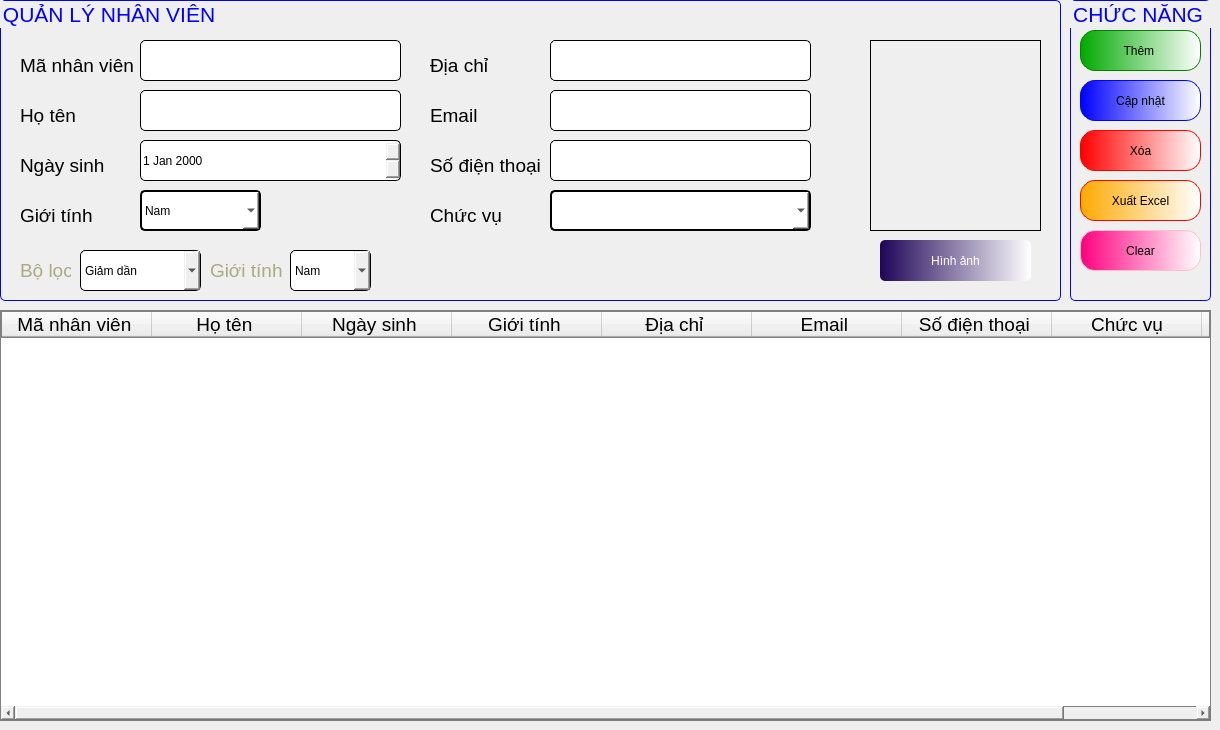
      <widget class="QWidget" name="tab_7">
       <attribute name="title">
        <string>Nhân viên</string>
       </attribute>
       <widget class="QGroupBox" name="groupBox_11">
        <property name="enabled">
         <bool>true</bool>
        </property>
        <property name="geometry">
         <rect>
          <x>0</x>
          <y>0</y>
          <width>1061</width>
          <height>301</height>
         </rect>
        </property>
        <property name="font">
         <font>
          <family>Tahoma</family>
          <pointsize>16</pointsize>
         </font>
        </property>
        <property name="styleSheet">
         <string notr="true">QGroupBox{
border-radius: 5px;
border:0.5px solid blue;
color:blue;
}</string>
        </property>
        <property name="title">
         <string>QUẢN LÝ NHÂN VIÊN </string>
        </property>
        <property name="checkable">
         <bool>false</bool>
        </property>
        <widget class="QLabel" name="label_71">
         <property name="geometry">
          <rect>
           <x>20</x>
           <y>50</y>
           <width>121</width>
           <height>31</height>
          </rect>
         </property>
         <property name="font">
          <font>
           <family>Tahoma</family>
           <pointsize>14</pointsize>
          </font>
         </property>
         <property name="text">
          <string>Mã nhân viên </string>
         </property>
        </widget>
        <widget class="QLabel" name="label_72">
         <property name="geometry">
          <rect>
           <x>20</x>
           <y>100</y>
           <width>101</width>
           <height>31</height>
          </rect>
         </property>
         <property name="font">
          <font>
           <family>Tahoma</family>
           <pointsize>14</pointsize>
          </font>
         </property>
         <property name="text">
          <string>Họ tên</string>
         </property>
        </widget>
        <widget class="QLabel" name="label_73">
         <property name="geometry">
          <rect>
           <x>20</x>
           <y>150</y>
           <width>111</width>
           <height>31</height>
          </rect>
         </property>
         <property name="font">
          <font>
           <family>Tahoma</family>
           <pointsize>14</pointsize>
          </font>
         </property>
         <property name="text">
          <string>Ngày sinh </string>
         </property>
        </widget>
        <widget class="QLabel" name="label_74">
         <property name="geometry">
          <rect>
           <x>20</x>
           <y>200</y>
           <width>111</width>
           <height>31</height>
          </rect>
         </property>
         <property name="font">
          <font>
           <family>Tahoma</family>
           <pointsize>14</pointsize>
          </font>
         </property>
         <property name="text">
          <string>Giới tính</string>
         </property>
        </widget>
        <widget class="QLabel" name="label_75">
         <property name="geometry">
          <rect>
           <x>430</x>
           <y>50</y>
           <width>111</width>
           <height>31</height>
          </rect>
         </property>
         <property name="font">
          <font>
           <family>Tahoma</family>
           <pointsize>14</pointsize>
          </font>
         </property>
         <property name="text">
          <string>Địa chỉ </string>
         </property>
        </widget>
        <widget class="QLabel" name="label_76">
         <property name="geometry">
          <rect>
           <x>430</x>
           <y>100</y>
           <width>111</width>
           <height>31</height>
          </rect>
         </property>
         <property name="font">
          <font>
           <family>Tahoma</family>
           <pointsize>14</pointsize>
          </font>
         </property>
         <property name="text">
          <string>Email </string>
         </property>
        </widget>
        <widget class="QLineEdit" name="lineMaNhanVien">
         <property name="enabled">
          <bool>false</bool>
         </property>
         <property name="geometry">
          <rect>
           <x>140</x>
           <y>40</y>
           <width>261</width>
           <height>41</height>
          </rect>
         </property>
         <property name="styleSheet">
          <string notr="true">QLineEdit{
font: 16pt &quot;Tahoma&quot;;
border-radius:5px;
border: 1px solid black;
}</string>
         </property>
         <property name="text">
          <string/>
         </property>
        </widget>
        <widget class="QLineEdit" name="lineTenNhanVien">
         <property name="geometry">
          <rect>
           <x>140</x>
           <y>90</y>
           <width>261</width>
           <height>41</height>
          </rect>
         </property>
         <property name="styleSheet">
          <string notr="true">QLineEdit{
font: 16pt &quot;Tahoma&quot;;
border-radius:5px;
border: 1px solid black;
}</string>
         </property>
         <property name="text">
          <string/>
         </property>
        </widget>
        <widget class="QLabel" name="label_77">
         <property name="geometry">
          <rect>
           <x>430</x>
           <y>150</y>
           <width>111</width>
           <height>31</height>
          </rect>
         </property>
         <property name="font">
          <font>
           <family>Tahoma</family>
           <pointsize>14</pointsize>
          </font>
         </property>
         <property name="text">
          <string>Số điện thoại </string>
         </property>
        </widget>
        <widget class="QLineEdit" name="lineDiaChiNV">
         <property name="geometry">
          <rect>
           <x>550</x>
           <y>40</y>
           <width>261</width>
           <height>41</height>
          </rect>
         </property>
         <property name="styleSheet">
          <string notr="true">QLineEdit{
font: 16pt &quot;Tahoma&quot;;
border-radius:5px;
border: 1px solid black;
}</string>
         </property>
         <property name="text">
          <string/>
         </property>
        </widget>
        <widget class="QLineEdit" name="lineEmaiNV">
         <property name="enabled">
          <bool>true</bool>
         </property>
         <property name="geometry">
          <rect>
           <x>550</x>
           <y>90</y>
           <width>261</width>
           <height>41</height>
          </rect>
         </property>
         <property name="styleSheet">
          <string notr="true">QLineEdit{
font: 16pt &quot;Tahoma&quot;;
border-radius:5px;
border: 1px solid black;
}</string>
         </property>
         <property name="text">
          <string/>
         </property>
        </widget>
        <widget class="QLineEdit" name="lineSDT">
         <property name="geometry">
          <rect>
           <x>550</x>
           <y>140</y>
           <width>261</width>
           <height>41</height>
          </rect>
         </property>
         <property name="styleSheet">
          <string notr="true">QLineEdit{
font: 16pt &quot;Tahoma&quot;;
border-radius:5px;
border: 1px solid black;
}</string>
         </property>
         <property name="text">
          <string/>
         </property>
        </widget>
        <widget class="QLabel" name="imgNhanVien">
         <property name="geometry">
          <rect>
           <x>870</x>
           <y>40</y>
           <width>171</width>
           <height>191</height>
          </rect>
         </property>
         <property name="styleSheet">
          <string notr="true">QLabel{
border:1px solid black;
}</string>
         </property>
         <property name="text">
          <string/>
         </property>
         <property name="scaledContents">
          <bool>true</bool>
         </property>
        </widget>
        <widget class="QComboBox" name="cboxGTNV">
         <property name="geometry">
          <rect>
           <x>140</x>
           <y>190</y>
           <width>121</width>
           <height>41</height>
          </rect>
         </property>
         <property name="styleSheet">
          <string notr="true">font: 16pt &quot;Tahoma&quot;;
border:2px solid black;
color: black;
background-color: rgb(255, 255, 255);
border-radius:5px;
</string>
         </property>
         <item>
          <property name="text">
           <string>Nam</string>
          </property>
         </item>
         <item>
          <property name="text">
           <string>Nữ </string>
          </property>
         </item>
        </widget>
        <widget class="QDateEdit" name="dateNhanVien">
         <property name="geometry">
          <rect>
           <x>140</x>
           <y>140</y>
           <width>261</width>
           <height>41</height>
          </rect>
         </property>
         <property name="styleSheet">
          <string notr="true">font: 20pt &quot;Tahoma&quot;;
border-radius:5px;
border:1px solid black;</string>
         </property>
        </widget>
        <widget class="QComboBox" name="cboxSortNV">
         <property name="geometry">
          <rect>
           <x>80</x>
           <y>250</y>
           <width>121</width>
           <height>41</height>
          </rect>
         </property>
         <property name="styleSheet">
          <string notr="true">QComboBox{
font: 16pt &quot;Tahoma&quot;;
	color: rgb(0, 0, 0);
border: 1px solid black;
border-radius:5px;
}</string>
         </property>
         <item>
          <property name="text">
           <string>Giảm dần</string>
          </property>
         </item>
         <item>
          <property name="text">
           <string>Tăng dần</string>
          </property>
         </item>
        </widget>
        <widget class="QLabel" name="label_80">
         <property name="geometry">
          <rect>
           <x>20</x>
           <y>250</y>
           <width>51</width>
           <height>41</height>
          </rect>
         </property>
         <property name="font">
          <font>
           <family>Tahoma</family>
           <pointsize>14</pointsize>
          </font>
         </property>
         <property name="styleSheet">
          <string notr="true">color: rgb(170, 170, 127);</string>
         </property>
         <property name="text">
          <string>Bộ lọc</string>
         </property>
        </widget>
        <widget class="QLabel" name="label_215">
         <property name="geometry">
          <rect>
           <x>430</x>
           <y>200</y>
           <width>111</width>
           <height>31</height>
          </rect>
         </property>
         <property name="font">
          <font>
           <family>Tahoma</family>
           <pointsize>14</pointsize>
          </font>
         </property>
         <property name="text">
          <string>Chức vụ</string>
         </property>
        </widget>
        <widget class="QComboBox" name="cboxCVOGNV">
         <property name="geometry">
          <rect>
           <x>550</x>
           <y>190</y>
           <width>261</width>
           <height>41</height>
          </rect>
         </property>
         <property name="styleSheet">
          <string notr="true">font: 16pt &quot;Tahoma&quot;;
border:2px solid black;
color: black;
background-color: rgb(255, 255, 255);
border-radius:5px;
</string>
         </property>
        </widget>
        <widget class="QPushButton" name="btnGetImgNV">
         <property name="geometry">
          <rect>
           <x>880</x>
           <y>240</y>
           <width>151</width>
           <height>41</height>
          </rect>
         </property>
         <property name="styleSheet">
          <string notr="true">QPushButton{
	background-color: qlineargradient(spread:pad, x1:0, y1:0, x2:1, y2:0, stop:0 rgba(31, 4, 89, 255), stop:1 rgba(255, 255, 255, 255));
color:white;
	font: 14pt &quot;Tahoma&quot;;
border-radius:5px;
border-color: qlineargradient(spread:pad, x1:0, y1:0, x2:1, y2:0, stop:0 rgba(255, 178, 102, 255), stop:0.55 rgba(235, 148, 61, 255), stop:0.98 rgba(0, 0, 0, 255), stop:1 rgba(0, 0, 0, 0))
}
QPushButton:hover{
border:0.5px solid black;
	background-color: yellow;
color:black;
	
}</string>
         </property>
         <property name="text">
          <string>Hình ảnh</string>
         </property>
        </widget>
        <widget class="QLabel" name="label_91">
         <property name="geometry">
          <rect>
           <x>210</x>
           <y>250</y>
           <width>81</width>
           <height>41</height>
          </rect>
         </property>
         <property name="font">
          <font>
           <family>Tahoma</family>
           <pointsize>14</pointsize>
          </font>
         </property>
         <property name="styleSheet">
          <string notr="true">color: rgb(170, 170, 127);</string>
         </property>
         <property name="text">
          <string>Giới tính</string>
         </property>
        </widget>
        <widget class="QComboBox" name="cboxGTofNV">
         <property name="geometry">
          <rect>
           <x>290</x>
           <y>250</y>
           <width>81</width>
           <height>41</height>
          </rect>
         </property>
         <property name="styleSheet">
          <string notr="true">QComboBox{
font: 16pt &quot;Tahoma&quot;;
	color: rgb(0, 0, 0);
border: 1px solid black;
border-radius:5px;
}</string>
         </property>
         <item>
          <property name="text">
           <string>Nam</string>
          </property>
         </item>
         <item>
          <property name="text">
           <string>Nữ</string>
          </property>
         </item>
        </widget>
       </widget>
       <widget class="QGroupBox" name="groupBox_12">
        <property name="geometry">
         <rect>
          <x>1070</x>
          <y>0</y>
          <width>141</width>
          <height>301</height>
         </rect>
        </property>
        <property name="font">
         <font>
          <family>Tahoma</family>
          <pointsize>16</pointsize>
         </font>
        </property>
        <property name="styleSheet">
         <string notr="true">QGroupBox{
border:0.5px solid blue;
border-radius:5px;
color:blue;
}</string>
        </property>
        <property name="title">
         <string>CHỨC NĂNG </string>
        </property>
        <widget class="QPushButton" name="btnThemNV">
         <property name="geometry">
          <rect>
           <x>10</x>
           <y>30</y>
           <width>121</width>
           <height>41</height>
          </rect>
         </property>
         <property name="styleSheet">
          <string notr="true">QPushButton{
font: 16pt &quot;Tahoma&quot;;
border-radius:15px;
border:1px solid green;
	background-color: qlineargradient(spread:pad, x1:0, y1:0, x2:1, y2:0, stop:0 rgba(0, 170, 0, 255), stop:1 rgba(255, 255, 255, 255));
}
QPushButton:hover{
background-color: qlineargradient(spread:pad, x1:0, y1:0, x2:1, y2:0, stop:0 rgba(85, 255, 0, 255), stop:1 rgba(255, 255, 255, 255));
	font: 18pt &quot;Tahoma&quot;;
}
</string>
         </property>
         <property name="text">
          <string>Thêm </string>
         </property>
        </widget>
        <widget class="QPushButton" name="btnSuaNhanVien">
         <property name="geometry">
          <rect>
           <x>10</x>
           <y>80</y>
           <width>121</width>
           <height>41</height>
          </rect>
         </property>
         <property name="styleSheet">
          <string notr="true">QPushButton{
font: 16pt &quot;Tahoma&quot;;
border-radius:15px;
border:1px solid blue;
	background-color: qlineargradient(spread:pad, x1:0, y1:0, x2:1, y2:0, stop:0 rgba(0, 0, 255, 255), stop:1 rgba(255, 255, 255, 255));
}
QPushButton:hover{
	font: 18pt &quot;Tahoma&quot;;
	background-color: qlineargradient(spread:repeat, x1:0, y1:0, x2:1, y2:0, stop:0 rgba(0, 85, 255, 255), stop:1 rgba(255, 255, 255, 255));
}
</string>
         </property>
         <property name="text">
          <string>Cập nhật</string>
         </property>
        </widget>
        <widget class="QPushButton" name="btnXoaNhanVien">
         <property name="geometry">
          <rect>
           <x>10</x>
           <y>130</y>
           <width>121</width>
           <height>41</height>
          </rect>
         </property>
         <property name="styleSheet">
          <string notr="true">QPushButton{
font: 16pt &quot;Tahoma&quot;;
border-radius:15px;
border:1px solid red;
	background-color: qlineargradient(spread:pad, x1:0, y1:0, x2:1, y2:0, stop:0 rgba(255, 0, 0, 255), stop:1 rgba(255, 255, 255, 255));
}
QPushButton:hover{
	font: 18pt &quot;Tahoma&quot;;
	background-color:qlineargradient(spread:pad, x1:0, y1:0, x2:1, y2:0.028, stop:0 rgba(189, 0, 0, 255), stop:1 rgba(255, 255, 255, 255))
}
</string>
         </property>
         <property name="text">
          <string>Xóa</string>
         </property>
        </widget>
        <widget class="QPushButton" name="btnExportNhanVien">
         <property name="geometry">
          <rect>
           <x>10</x>
           <y>180</y>
           <width>121</width>
           <height>41</height>
          </rect>
         </property>
         <property name="styleSheet">
          <string notr="true">QPushButton{
font: 16pt &quot;Tahoma&quot;;
border-radius:15px;
border:1px solid red;
background-color: qlineargradient(spread:pad, x1:0, y1:0, x2:1, y2:0, stop:0 rgba(255, 170, 0, 255), stop:1 rgba(255, 255, 255, 255));
}
QPushButton:hover{
	font: 18pt &quot;Tahoma&quot;;
background-color:qlineargradient(spread:pad, x1:0, y1:0, x2:1, y2:0, stop:0 rgba(255, 85, 0, 255), stop:1 rgba(255, 255, 255, 255));
}
</string>
         </property>
         <property name="text">
          <string>Xuất Excel</string>
         </property>
        </widget>
        <widget class="QPushButton" name="btnClearNhanVien">
         <property name="geometry">
          <rect>
           <x>10</x>
           <y>230</y>
           <width>121</width>
           <height>41</height>
          </rect>
         </property>
         <property name="styleSheet">
          <string notr="true">QPushButton{
font: 16pt &quot;Tahoma&quot;;
border-radius:15px;
border:1px solid pink;
background-color: qlineargradient(spread:pad, x1:0, y1:0, x2:1, y2:0, stop:0 rgba(255, 0, 127, 255), stop:1 rgba(255, 255, 255, 255))
}
QPushButton:hover{
	font: 18pt &quot;Tahoma&quot;;
background-color:qlineargradient(spread:pad, x1:0, y1:0, x2:1, y2:0, stop:0 rgba(134, 0, 67, 255), stop:1 rgba(255, 255, 255, 255))
}
</string>
         </property>
         <property name="text">
          <string>Clear</string>
         </property>
        </widget>
       </widget>
       <widget class="QTableWidget" name="tableNhanVien">
        <property name="geometry">
         <rect>
          <x>0</x>
          <y>310</y>
          <width>1211</width>
          <height>411</height>
         </rect>
        </property>
        <property name="styleSheet">
         <string notr="true">border: 1px solid gray;
border- radius:2px;
color: rgb(0, 0, 0);
font: 75 14pt &quot;Tahoma&quot;;</string>
        </property>
        <property name="alternatingRowColors">
         <bool>false</bool>
        </property>
        <property name="rowCount">
         <number>0</number>
        </property>
        <attribute name="horizontalHeaderDefaultSectionSize">
         <number>150</number>
        </attribute>
        <attribute name="horizontalHeaderHighlightSections">
         <bool>true</bool>
        </attribute>
        <attribute name="verticalHeaderDefaultSectionSize">
         <number>50</number>
        </attribute>
        <column>
         <property name="text">
          <string>Mã nhân viên </string>
         </property>
         <property name="font">
          <font>
           <family>Tahoma</family>
           <pointsize>14</pointsize>
          </font>
         </property>
         <property name="textAlignment">
          <set>AlignCenter</set>
         </property>
        </column>
        <column>
         <property name="text">
          <string>Họ tên </string>
         </property>
         <property name="font">
          <font>
           <family>Tahoma</family>
           <pointsize>14</pointsize>
          </font>
         </property>
         <property name="textAlignment">
          <set>AlignCenter</set>
         </property>
        </column>
        <column>
         <property name="text">
          <string>Ngày sinh </string>
         </property>
         <property name="font">
          <font>
           <family>Tahoma</family>
           <pointsize>14</pointsize>
          </font>
         </property>
         <property name="textAlignment">
          <set>AlignCenter</set>
         </property>
        </column>
        <column>
         <property name="text">
          <string>Giới tính </string>
         </property>
         <property name="font">
          <font>
           <family>Tahoma</family>
           <pointsize>14</pointsize>
          </font>
         </property>
         <property name="textAlignment">
          <set>AlignCenter</set>
         </property>
        </column>
        <column>
         <property name="text">
          <string>Địa chỉ </string>
         </property>
         <property name="font">
          <font>
           <family>Tahoma</family>
           <pointsize>14</pointsize>
          </font>
         </property>
         <property name="textAlignment">
          <set>AlignCenter</set>
         </property>
        </column>
        <column>
         <property name="text">
          <string>Email </string>
         </property>
         <property name="font">
          <font>
           <family>Tahoma</family>
           <pointsize>14</pointsize>
          </font>
         </property>
         <property name="textAlignment">
          <set>AlignCenter</set>
         </property>
        </column>
        <column>
         <property name="text">
          <string>Số điện thoại </string>
         </property>
         <property name="font">
          <font>
           <family>Tahoma</family>
           <pointsize>14</pointsize>
          </font>
         </property>
         <property name="textAlignment">
          <set>AlignCenter</set>
         </property>
        </column>
        <column>
         <property name="text">
          <string>Chức vụ</string>
         </property>
         <property name="font">
          <font>
           <family>Tahoma</family>
           <pointsize>14</pointsize>
           <weight>50</weight>
           <bold>false</bold>
          </font>
         </property>
         <property name="textAlignment">
          <set>AlignCenter</set>
         </property>
        </column>
        <column>
         <property name="text">
          <string>Hình ảnh </string>
         </property>
         <property name="font">
          <font>
           <family>Tahoma</family>
           <pointsize>14</pointsize>
          </font>
         </property>
         <property name="textAlignment">
          <set>AlignCenter</set>
         </property>
        </column>
       </widget>
      </widget>
